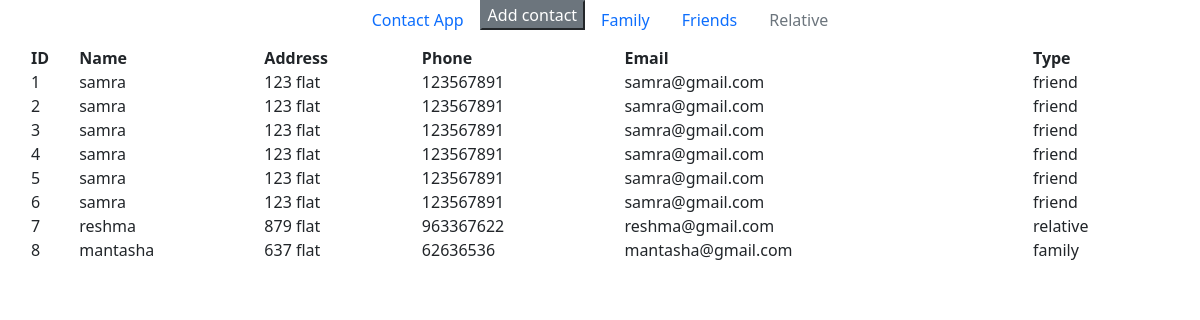
The page / on the database its author committed.
### contacts/models.py (models this page shows, shortened)
class Contact(models.Model):
        name = models.CharField(max_length=40)
        address = models.CharField(max_length=100)
        phone = models.CharField(max_length=50)
        email = models.CharField(max_length=60)
        contact_type = models.CharField(max_length=20)

### contacts/views.py (the view)
# urls.py: path('', views.index,name="index")
def index(request):
    contacts = Contact.objects
    if request.method == 'POST':
       form = SaveContact(request.POST)
       if form.is_valid():
         form.save()
    return render(request,'index.html',{'contacts': contacts})

### contacts/templates/index.html (shortened to what this page needs)
<link href="https://cdn.jsdelivr.net/npm/bootstrap@5.0.1/dist/css/bootstrap.min.css" rel="stylesheet">
<div class="container">
<ul class="nav justify-content-center">
    <li class="nav-item">
      <a class="nav-link active" aria-current="page" href="#">Contact App</a>
    </li>
    <form class="form-inline">
       <button class="btm btn-secondary my-2 my-sm-0" type="button" data-bs-toggle="modal" data-bs-target="#exampleModal">Add contact</button>
    </form>
    <li class="nav-item">
      <a class="nav-link" href="#">Family</a>
    </li>
    <li class="nav-item">
      <a class="nav-link" href="#">Friends</a>
    </li>
    <li class="nav-item">
      <a class="nav-link disabled" href="#" tabindex="-1" aria-disabled="true">Relative</a>
    </li>
  </ul>
  <div class ="row">
    <link rel="stylesheet" type="text/css" href="https://cdn.datatables.net/1.10.24/css/jquery.dataTables.css">
    <table id="table_id" class="display">
      <thead>
          <tr>
              <th>ID</th>
              <th>Name</th>
              <th>Address</th>
              <th>Phone</th>
              <th>Email</th>
              <th>Type</th>
          </tr>
      </thead>
      <tbody>
          {% for contact in contacts.all %}
          <tr>
              <td>{{contact.id}}</td>
              <td>{{contact.name}}</td>
              <td>{{contact.address}}</td>
              <td>{{contact.phone}}</td>
              <td>{{contact.email}}</td>
              <td>{{contact.contact_type}}</td>
          </tr>
         {% endfor %}
      </tbody>
  </table>
  </div>
</div>

### rows shown on the page
Contact: id "1", name "samra", address "123 flat", phone "123567891", email "samra@gmail.com", contact_type "friend"
Contact: id "2", name "samra", address "123 flat", phone "123567891", email "samra@gmail.com", contact_type "friend"
Contact: id "3", name "samra", address "123 flat", phone "123567891", email "samra@gmail.com", contact_type "friend"
Contact: id "4", name "samra", address "123 flat", phone "123567891", email "samra@gmail.com", contact_type "friend"
Contact: id "5", name "samra", address "123 flat", phone "123567891", email "samra@gmail.com", contact_type "friend"
Contact: id "6", name "samra", address "123 flat", phone "123567891", email "samra@gmail.com", contact_type "friend"
Contact: id "7", name "reshma", address "879 flat", phone "963367622", email "reshma@gmail.com", contact_type "relative"
Contact: id "8", name "mantasha", address "637 flat", phone "62636536", email "mantasha@gmail.com", contact_type "family"
